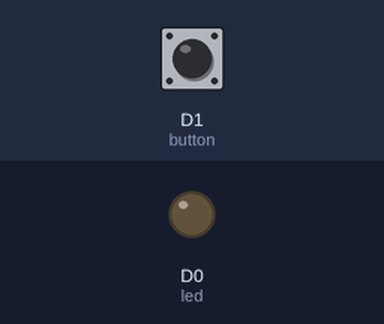
Bench run of a sketch on a simulated ESP8266 (NodeMCU). Shown: output pins drawn as LEDs (lit = HIGH). The test bench sets the inputs (shaded band); at power-on: D1 (button) LOW.

Above: at 1.2 s.
1.3 s: D1 (button) pulled HIGH for 0.15 s
At 1.37 s:
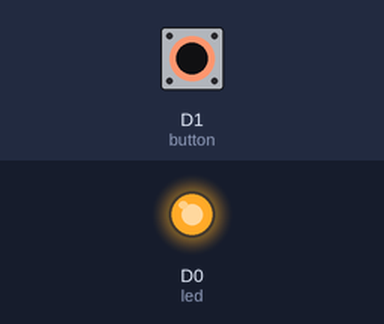
2.9 s: D1 (button) pulled HIGH for 3.2 s
At 6.5 s:
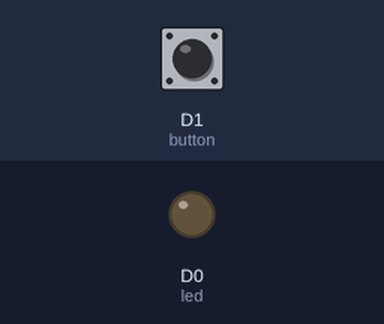
Timing chart, 0 to 8.0 s (numbered marks = the images above; inputs shaded):
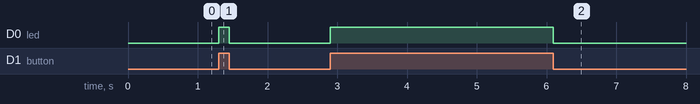

The sketch:

esp8266pushbutton.ino
```cpp
int led=D0;
int button=D1;
void setup() {
  pinMode(led,OUTPUT);
  pinMode(button,INPUT);// put your setup code here, to run once:

}

void loop() {
  int a= digitalRead(D1);
  if (a==HIGH)
  {digitalWrite(led,HIGH);}
  else{digitalWrite(led,LOW);}// put your main code here, to run repeatedly:

}
```

Measured:
- after the input at 1.3 s, D0 (led): LOW → HIGH at once, → LOW 0.15 s later
- after the input at 2.9 s, D0 (led): LOW → HIGH at once, → LOW 3.2 s later
